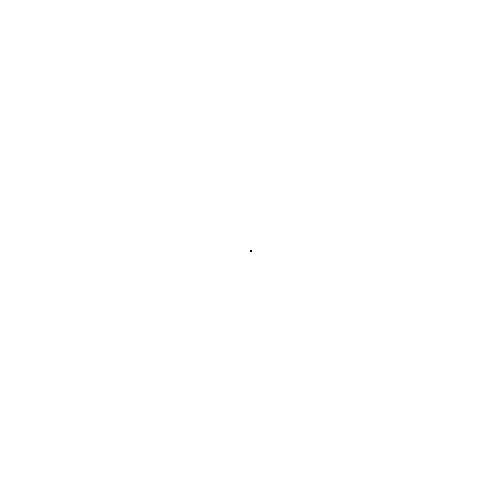
Frame 1 (no input)
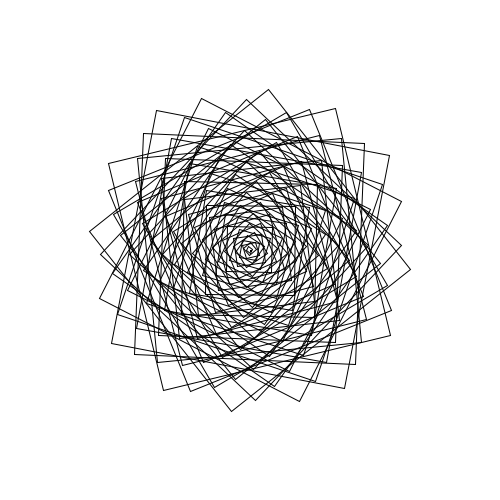
Frame 60 (the mouse pressed at the canvas centre just before this capture)
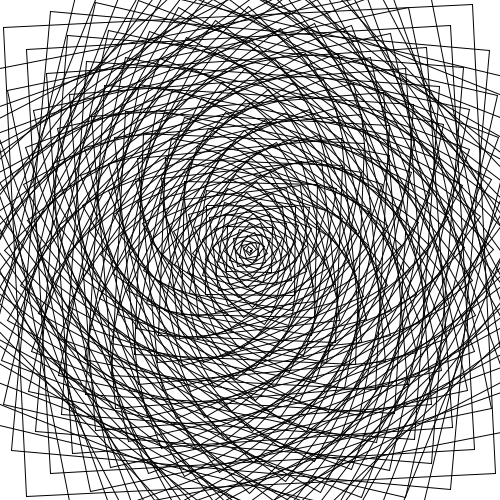
Frame 120 (the mouse held since frame 60 and released just before this capture)

The Processing sketch that drew these frames (run headless with seeded random() and noise(); from frame 60 on, the mouse is pressed at the canvas centre):

// Processing sketch: p20190904
// ── p20190904.pde
/*
float i = 0;
int j = 1;
void setup() {
    background(255);
    size(500, 500);
}

void draw() {
    if(i > 350) {
        i = 0;
        j += 10;
        fill(255,255,255);
        noStroke();
        rect(0,0,500,500);
        if(j > 100) j = 1;
    }
    noFill();
    stroke(0);
    translate(width/2, height/2);
    rotate(i/j);
    rect(250 - i - width/2, 250 - i - height/2, i * 2 + 1, i * 2 + 1);
    i += 2;
}
*/


float i=0;
int j=1;
void setup(){
background(255);
size(500, 500);
}
void draw(){
if(i>350){
i=0;
j+=10;
fill(255,255,255);
noStroke();
rect(0,0,500,500);
}
noFill();
stroke(0);
translate(width/2,height/2);
rotate(i/j);
rect(-i, -i, i*2+1, i*2+1);
i+=2;
}
